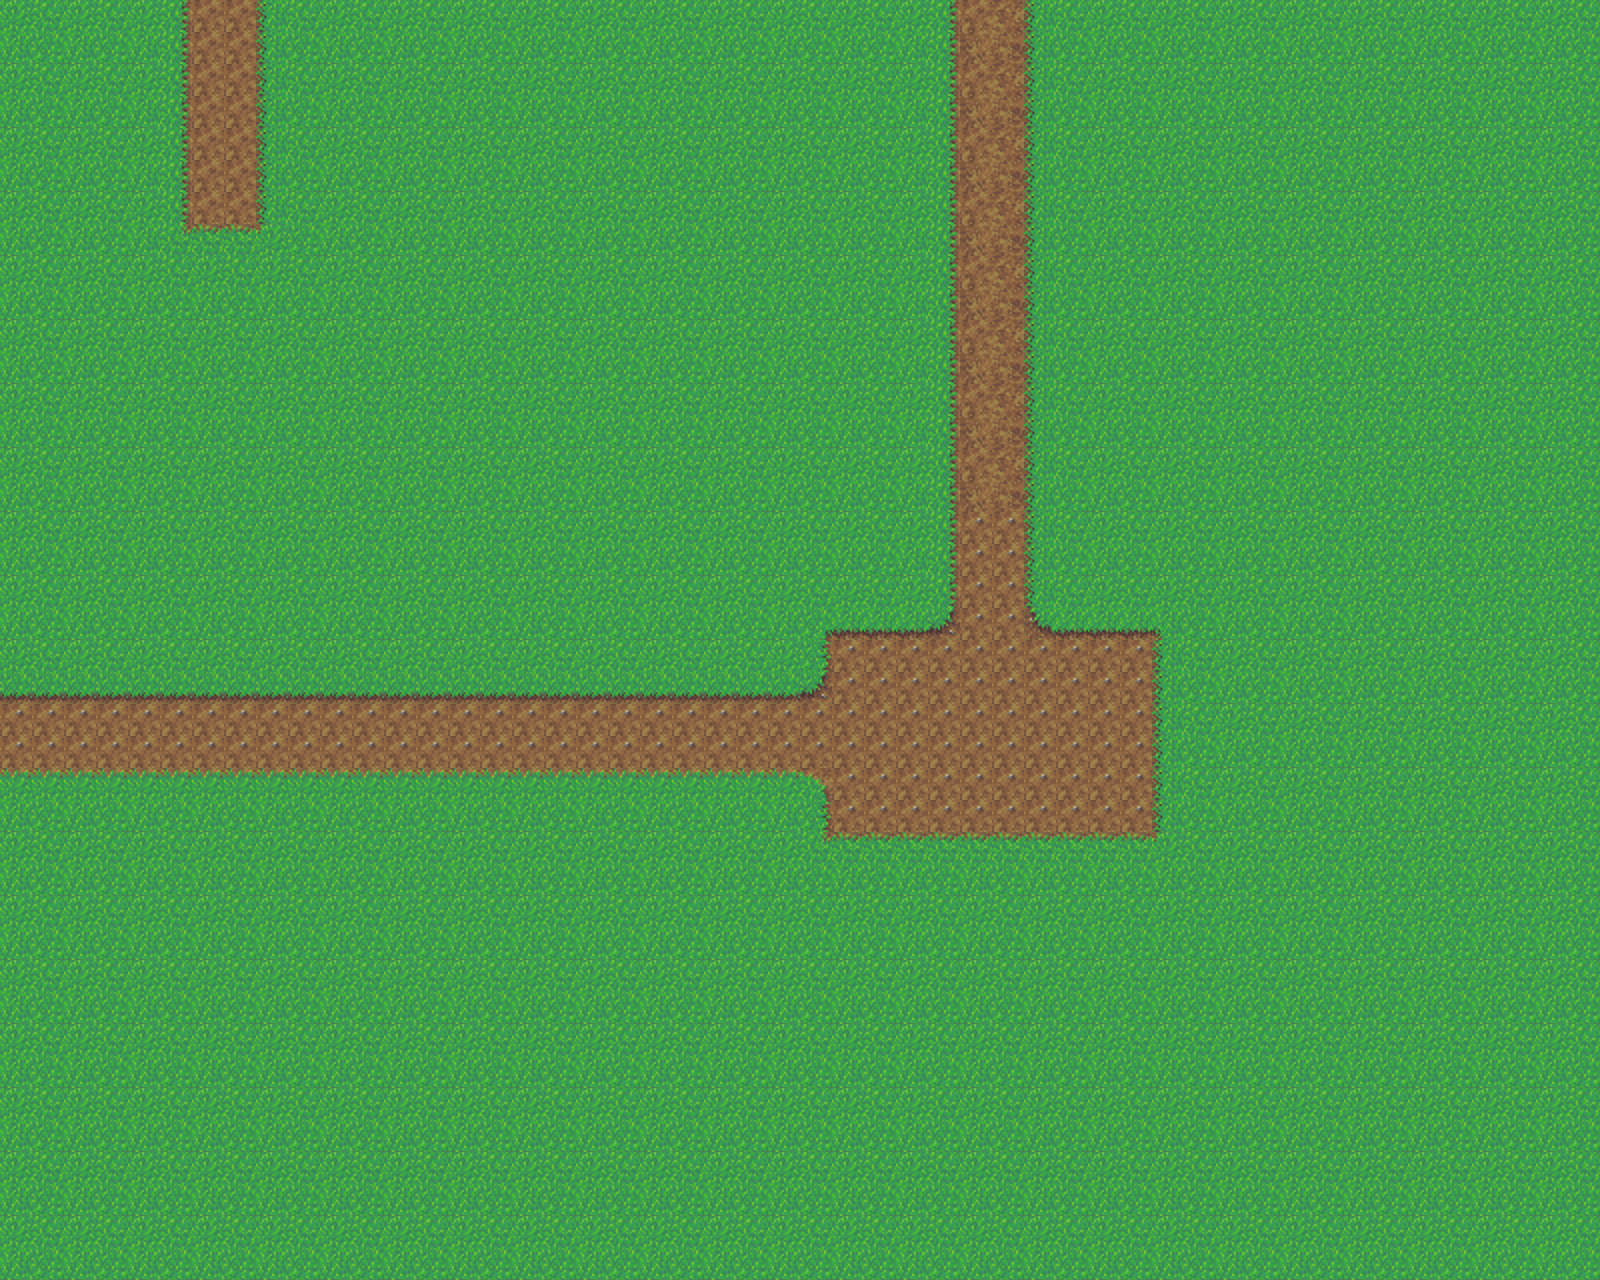

A level layout from a 2D game, rendered from its tile map. Below: a short description, then the map file with tile-grid data replaced by summaries:
An orthogonal 50x40 tile map with 32x32 px tiles, 1 tile layer (Background), 2 hidden layers not drawn, 2 tilesets and 1 object (TreeCollider).

<map version="1.0" tiledversion="1.0.2" orientation="orthogonal" renderorder="right-down" width="50" height="40" tilewidth="32" tileheight="32" nextobjectid="2">
 <tileset firstgid="1" source="grass_tiles.tsx" />
 <tileset firstgid="73" source="tree2.tsx" />
 <layer name="Background" width="50" height="40">
  <data>[2000 cells, 2000 non-empty, 23 distinct tile ids]</data>
 </layer>
 <layer name="Foreground" width="50" height="40" visible="0">
  <data>[2000 cells, 8 non-empty, 8 distinct tile ids]</data>
 </layer>
 <layer name="Top" width="50" height="40" visible="0">
  <data>[2000 cells, 46 non-empty, 46 distinct tile ids]</data>
 </layer>
 <objectgroup name="Collision" visible="0">
  <object id="1" name="TreeCollider" x="286.667" y="830.667" width="126.667" height="65.3333" />
 </objectgroup>
</map>
